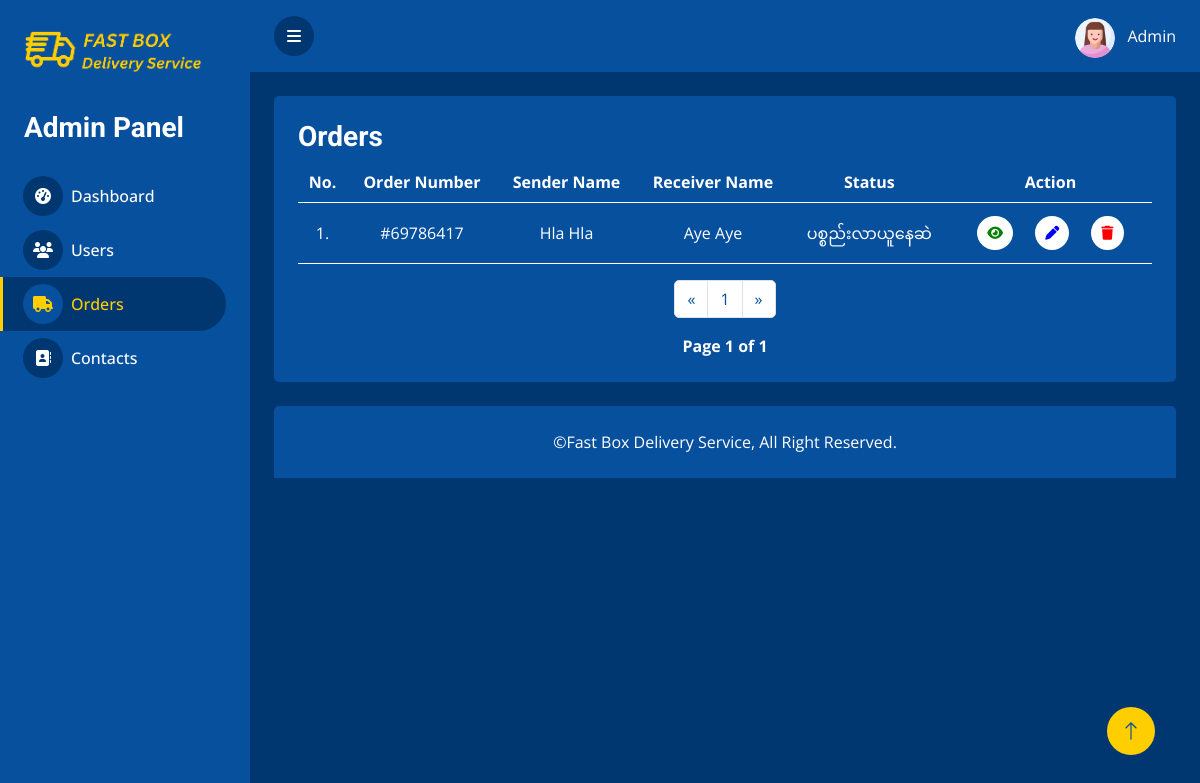
Screenshot of /DMS_admin/orders.php with the database file from the repository.
### tables this page shows
CREATE TABLE `orders` (
  `id` int(255) NOT NULL,
  `order_number` varchar(255) NOT NULL,
  `sender_name` varchar(255) NOT NULL,
  `sender_phone` varchar(25) NOT NULL,
  `pickup_address` varchar(500) NOT NULL,
  `pickup_date` date NOT NULL,
  `pickup_vehicle` varchar(25) NOT NULL,
  `receiver_name` varchar(255) NOT NULL,
  `receiver_phone` varchar(25) NOT NULL,
  `receiver_address` varchar(500) NOT NULL,
  `estimate_arrival_date` date DEFAULT NULL,
  `deliver_method` varchar(255) NOT NULL,
  `payment_method` varchar(255) NOT NULL,
  `parcel_price` int(255) DEFAULT NULL,
  `delivery_fee` int(255) NOT NULL,
  `parcel_weight` int(255) NOT NULL,
  `sender_note` varchar(500) DEFAULT NULL,
  `order_status` varchar(255) DEFAULT NULL,
  `user_id` int(255) NOT NULL,
  `current_timestamp` date NOT NULL DEFAULT current_timestamp()
);

### DMS_admin/orders.php (the view, shortened to what this page needs)
<?php
  require __DIR__. '/fragments/header.php';
  require __DIR__. '/database/dbcon.php';
?>
<section class="orders">
  <div class="container-fluid pt-4 px-4">
    <div class="text-center rounded p-4" style="background-color: #07509E">
      <div class="row">
        <div class="col-sm mb-2">
          <h3 class="mb-0 text-start">Orders</h3>
        </div>
      </div>
      <div class="table-responsive">
          <table class="table text-center align-middle table-hover mb-3">
              <thead>
                  <tr class="text-white">
                      <th scope="col">No.</th>
                      <th scope="col">Order Number</th>
                      <th scope="col">Sender Name</th>
                      <th scope="col">Receiver Name</th>
                      <th scope="col">Status</th>
                      <th scope="col">Action</th>
                  </tr>
              </thead>
              <tbody>
              <?php
                if(isset($_GET['page_no']) && $_GET['page_no'] !== "") {
                  $page_no = $_GET['page_no'];
                } else {
                  $page_no = 1;
                }
                $total_records_per_page = 10;
                $offset = ($page_no - 1) * $total_records_per_page;
                $previous_page = $page_no - 1;
                $next_page = $page_no +1;
                $result_count = $mysqli->query("SELECT COUNT(*) as total_records FROM orders");
                $records = mysqli_fetch_array($result_count);
                $total_records = $records['total_records'];
                $total_no_of_pages = ceil($total_records / $total_records_per_page);
                $sql = "SELECT * FROM orders ORDER BY id DESC LIMIT $offset, $total_records_per_page";
                $result = $mysqli->query($sql);
                if ($result->num_rows > 0) {
                  $count = ($page_no>1) ? ($page_no * $total_records_per_page) - $total_records_per_page : 0;
                  $i = $count + 1;
                  while($row = $result->fetch_assoc()) {
              ?>
                    <tr class="text-white">
                      <td><?php echo $i++.".";  ?></td>
                      <td><?php echo $row["order_number"]; ?></td>
                      <td><?php echo $row["sender_name"]; ?></td>
                      <td><?php echo $row["receiver_name"]; ?></td>
                      <td><?php echo $row["order_status"]; ?></td>
                      <td>
                        <a href="order_details.php?id=<?= $row["id"] ?>" class="btn btn-sm" data-bs-toggle="tooltip" title="View Detail"><i class="fa-solid fa-eye" style="background-color: white; padding: 10px; border-radius: 50%; color: green;"></i></a>
                        <a href="order_edit.php?id=<?= $row["id"] ?>" class="btn btn-sm" data-bs-toggle="tooltip" title="Edit"><i class="fa-sharp fa-solid fa-pen" style="background-color: white; padding: 10px; border-radius: 50%; color: blue;"></i></a>
                        <a href="#" class="btn btn-sm" data-bs-toggle="modal" data-bs-target="#deleteModal<?= $row["id"] ?>"><i class="fa-solid fa-trash" data-bs-toggle="tooltip" title="Delete" style="background-color: white; padding: 10px; border-radius: 50%; color: red;"></i></a>
                      </td>
                  </tr>
              <?php
                  }
              }
              ?>
              </tbody>
          </table>
      </div>
      <nav aria-label="Page navigation example">
        <ul class="pagination justify-content-center">
          <li class="page-item">
            <a class="page-link <?= ($page_no <= 1)? 'disabled': ''; ?>"
            <?= ($page_no > 1)? 'href=?page_no=' . $previous_page : ''; ?> aria-label="Previous">
              <span aria-hidden="true">&laquo;</span>
            </a>
          </li>
          <?php for($counter = 1; $counter <= $total_no_of_pages; $counter++) { ?>
            <li class="page-item"><a class="page-link" href="?page_no=<?= $counter; ?>"><?= $counter; ?></a></li>
          <?php } ?>
          <li class="page-item">
            <a class="page-link <?= ($page_no >= $total_no_of_pages)? 'disabled': ''; ?>"
            <?= ($page_no < $total_no_of_pages)? 'href=?page_no=' . $next_page : ''; ?>>
              <span aria-hidden="true">&raquo;</span>
            </a>
          </li>
        </ul>
      </nav>
      <div class="p-10 text-white">
        <strong>Page <?= $page_no; ?> of <?= $total_no_of_pages; ?></strong>
      </div>
    </div>
  </div>
</section>
<?php require __DIR__. '/fragments/footer.php'?>

### DMS_admin/css/style.css (style rules this page uses)
:root { --primary: #FFCE00; --secondary: #07509E; --light: white; --dark: #013771; }
.btn { transition: .5s; }

### rows the page displays
orders: order_number "#69786417", sender_name "Hla Hla", receiver_name "Aye Aye", order_status "ပစ္စည်းလာယူနေဆဲ"

### other values shown
$page_no "1"
$total_no_of_pages "1"
